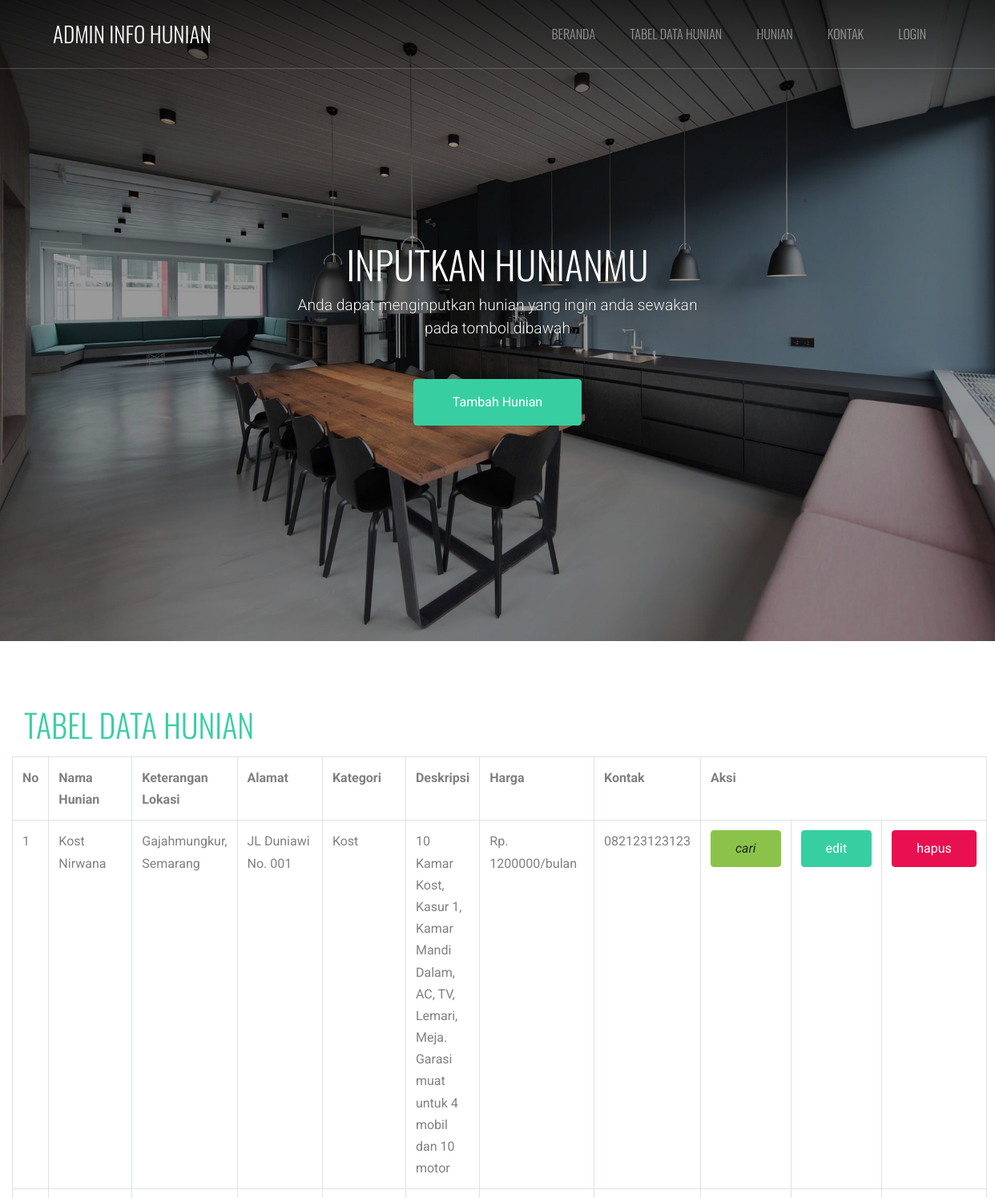
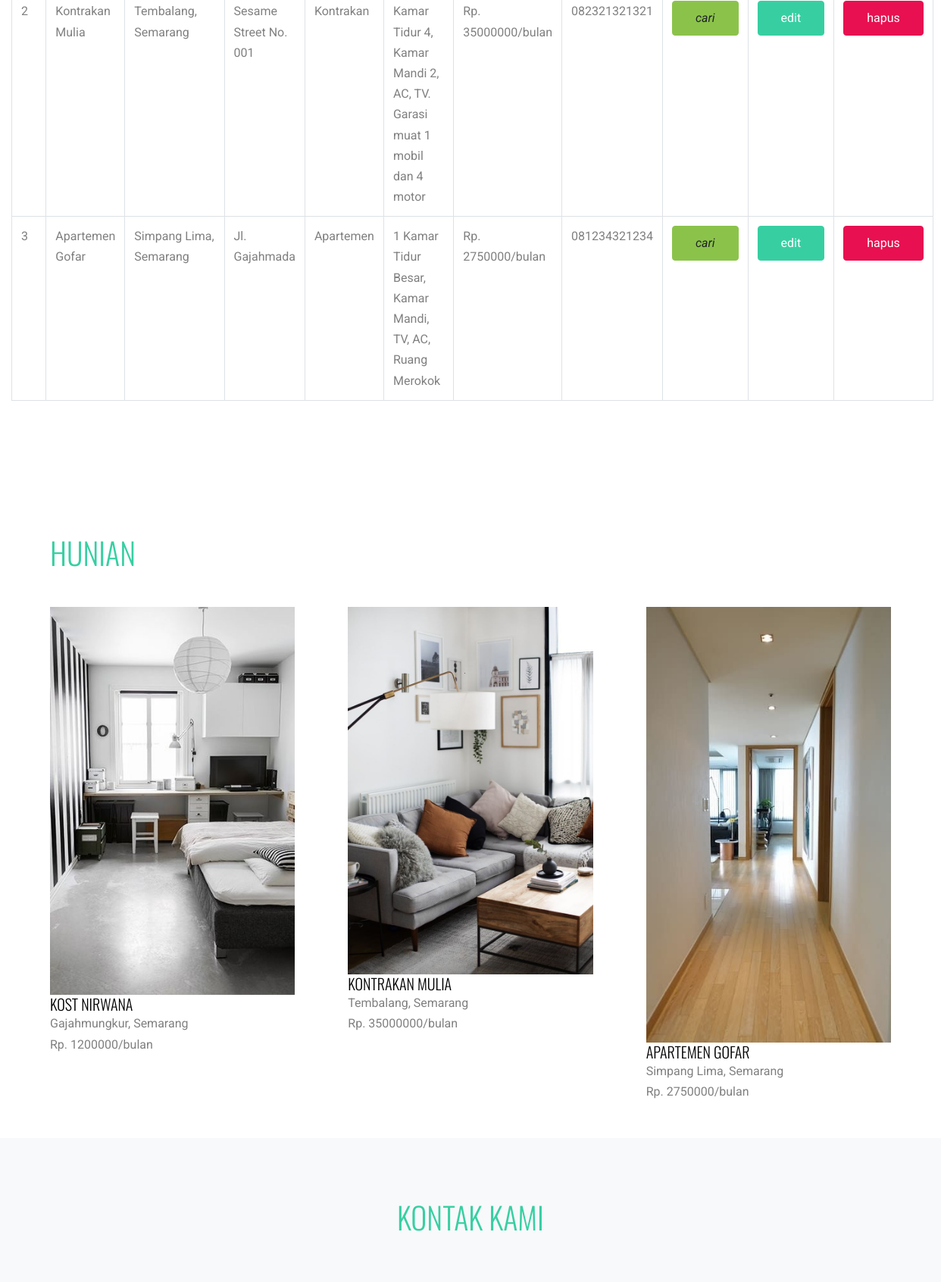
The app's page /hunian/index.php/admin/dashboard_admin (upper part) with its own data (2 pictures, top to bottom).
### tables this page shows
CREATE TABLE `tb_hunian` (
  `id_hunian` int(11) NOT NULL,
  `nama_hunian` varchar(30) NOT NULL,
  `ket_lokasi` varchar(55) NOT NULL,
  `alamat` varchar(255) NOT NULL,
  `kategori` varchar(60) NOT NULL,
  `deskripsi` varchar(550) NOT NULL,
  `harga` int(11) NOT NULL,
  `no_hp` varchar(20) NOT NULL,
  `gambar` text NOT NULL
);

### hunian/application/controllers/admin/dashboard_admin.php (called while the page is built)
<?php
class Dashboard_admin extends CI_Controller{
	public function index()
	{
		$data['hunian'] = $this->model_hunian->tampil_data()->result();
		$this->load->view('templates_admin/header');
		$this->load->view('templates_admin/banner');
		$this->load->view('admin/dashboard', $data);
		$this->load->view('templates_admin/footer');
	}
}

### hunian/index.php (called while the page is built, shortened)
<?php
require_once BASEPATH.'core/CodeIgniter.php';

### hunian/application/models/model_hunian.php (called while the page is built, shortened)
<?php
class Model_hunian extends CI_Model{
	public function tampil_data(){
		return $this->db->get('tb_hunian');
	}
}

### hunian/application/views/admin/dashboard.php (the view, shortened to what this page needs)
   <section class="site-section" id="agents-section">
     <div class="container-fluid">
       <div class="col-md-4 text-left">
           <h2 class="section-title mb-3">Tabel Data Hunian</h2>
         </div>
       <table class="table table-bordered">
         <tr>
           <th>No</th>
           <th>Nama Hunian</th>
           <th>Keterangan Lokasi</th>
           <th>Alamat</th>
           <th>Kategori</th>
           <th>Deskripsi</th>
           <th>Harga</th>
           <th>Kontak</th>
           <th colspan="3">Aksi</th>
         </tr>
         <?php
         $no=1;
         foreach($hunian as $huni) : ?>
         <tr>
           <td><?php echo $no++ ?></td>
           <td><?php echo $huni->nama_hunian ?></td>
           <td><?php echo $huni->ket_lokasi ?></td>
           <td><?php echo $huni->alamat ?></td>
           <td><?php echo $huni->kategori ?></td>
           <td><?php echo $huni->deskripsi ?></td>
           <td>Rp. <?php echo $huni->harga ?>/bulan</td>
           <td><?php echo $huni->no_hp ?></td>
           <td><div class="btn btn-success btn-sm "><i class="fas fa-search-plus">cari</i></div></td>
           <td><?php echo anchor('admin/data_hunian/edit/' .$huni->id_hunian, '<div class="btn btn-primary btn-sm "><i class="fa fa-edit"></i>edit</div>') ?></td>
           <td><?php echo anchor('admin/data_hunian/hapus/' .$huni->id_hunian, '<div class="btn btn-danger btn-sm "><i class="fa fa-trash"></i>hapus</div>') ?></td>
         </tr>
         <?php endforeach ?>
       </table>
     </div>
   </section>
<div class="site-section" id="properties-section">
     <div class="container">
       <h2 class="section-title mb-3">Hunian</h2>
       <div class="row large-gutters">
       <?php foreach ($hunian as $huni) : ?>
         <div class="col-md-6 col-lg-4 mb-5 mb-lg-5 ">
               <div class="ftco-media-1">
                 <div class="ftco-media-1-inner">
                   <a class="d-inline-block mb-4"><?php echo anchor('dashboard/detailadmin/'.$huni->id_hunian,'<div type="hidden"></div') ?><img src="<?php echo base_url().'/uploads/'.$huni->gambar ?>" class="img-fluid"></a>
                   <div></div></div>
                   <div class="ftco-media-details">
                     <h3><?php echo $huni->nama_hunian ?></h3>
                     <p><?php echo $huni->ket_lokasi ?></p>
                     <strong>Rp. <?php echo $huni->harga ?>/bulan</strong>
                   </div>
                 </div>
               </div>
         </div>
       <?php endforeach; ?>
       </div>
   <section class="site-section bg-light bg-image" id="contact-section">
     <div class="container">
       <div class="row mb-5">
         <div class="col-12 text-center">
           <h2 class="section-title mb-3">Kontak Kami</h2>
         </div>
       </div>
     </div>
   </section>

### hunian/assets/css/style.css (style rules this page uses)
html { overflow-x: hidden; }
body { line-height: 1.7; color: gray; font-weight: 400; font-size: 1rem; }
a { -webkit-transition: .3s all ease; -o-transition: .3s all ease; transition: .3s all ease; }
h1, h2, h3, h4, h5, .h1, .h2, .h3, .h4, .h5 { font-family: "Oswald", sans-serif; font-weight: 300 !important; text-transform: uppercase; }
.btn { font-size: 16px; border-radius: 4px; padding: 10px 30px; }
.btn.btn-primary { background: #37cfa2; border-color: #37cfa2; color: #fff; }
.site-section { padding: 2.5em 0; }
@media (min-width: 768px) { .site-section { padding: 5em 0; } }
.bg-image { background-size: cover; background-position: center center; background-repeat: no-repeat; background-attachment: fixed; }
.bg-image > .container { position: relative; z-index: 1; }
.site-navbar .site-navigation .site-menu a { text-decoration: none !important; display: inline-block; }
.site-navbar .site-navigation .site-menu > li > a { padding: 5px 20px; color: rgba(255, 255, 255, 0.5); display: inline-block; text-decoration: none !important; }
.site-mobile-menu .site-nav-wrap a { padding: 10px 20px; display: block; position: relative; color: #212529; }
.site-mobile-menu .site-nav-wrap > li > a { padding-left: 20px; font-size: 20px; }
.sticky-wrapper .site-navbar ul li a { color: rgba(255, 255, 255, 0.7); }
.bg-light { background: #ccc; }
.section-title { color: #37cfa2; font-size: 40px; font-weight: 900; }
.large-gutters { margin-right: -35px; margin-left: -35px; }
.large-gutters > [class*="col-"] { padding-right: 35px; padding-left: 35px; }
.ftco-media-1 > .ftco-media-1-inner { position: relative; }
.ftco-media-1 > .ftco-media-1-inner:after { position: absolute; content: ""; right: 0px; bottom: 0px; top: 20px; background: #000; width: 100%; z-index: -1; -webkit-transition: .3s all ease; -o-transition: .3s all ease; transition: .3s all ease; opacity: 0; visibility: hidden; }
.ftco-media-1 .ftco-media-details { -webkit-transition: .3s all ease; -o-transition: .3s all ease; transition: .3s all ease; }
.ftco-media-1 h3 { font-size: 20px; color: #000; margin-bottom: 0; }
.ftco-media-1 p { margin-bottom: 0; }
.ftco-media-1 strong { font-weight: normal; }

### records on screen
tb_hunian: nama_hunian "Kost Nirwana", ket_lokasi "Gajahmungkur, Semarang", alamat "JL Duniawi No. 001", kategori "Kost", deskripsi "10 Kamar Kost, Kasur 1, Kamar Mandi Dalam, AC, TV, Lemari, Meja. Garasi muat untuk 4 mobil dan 10 motor", harga "1200000", no_hp "082123123123", id_hunian "edit", id_hunian "hapus", gambar (picture), nama_hunian "KOST NIRWANA"
tb_hunian: nama_hunian "Kontrakan Mulia", ket_lokasi "Tembalang, Semarang", alamat "Sesame Street No. 001", kategori "Kontrakan", deskripsi "Kamar Tidur 4, Kamar Mandi 2, AC, TV. Garasi muat 1 mobil dan 4 motor", harga "35000000", no_hp "082321321321", id_hunian "edit", id_hunian "hapus", gambar (picture), nama_hunian "KONTRAKAN MULIA"
tb_hunian: nama_hunian "Apartemen Gofar", ket_lokasi "Simpang Lima, Semarang", alamat "Jl. Gajahmada", kategori "Apartemen", deskripsi "1 Kamar Tidur Besar, Kamar Mandi, TV, AC, Ruang Merokok", harga "2750000", no_hp "081234321234", id_hunian "edit", id_hunian "hapus", gambar (picture), nama_hunian "APARTEMEN GOFAR"

### other values on screen
anchor('auth/login','<div class="">Login</div>') "LOGIN"
